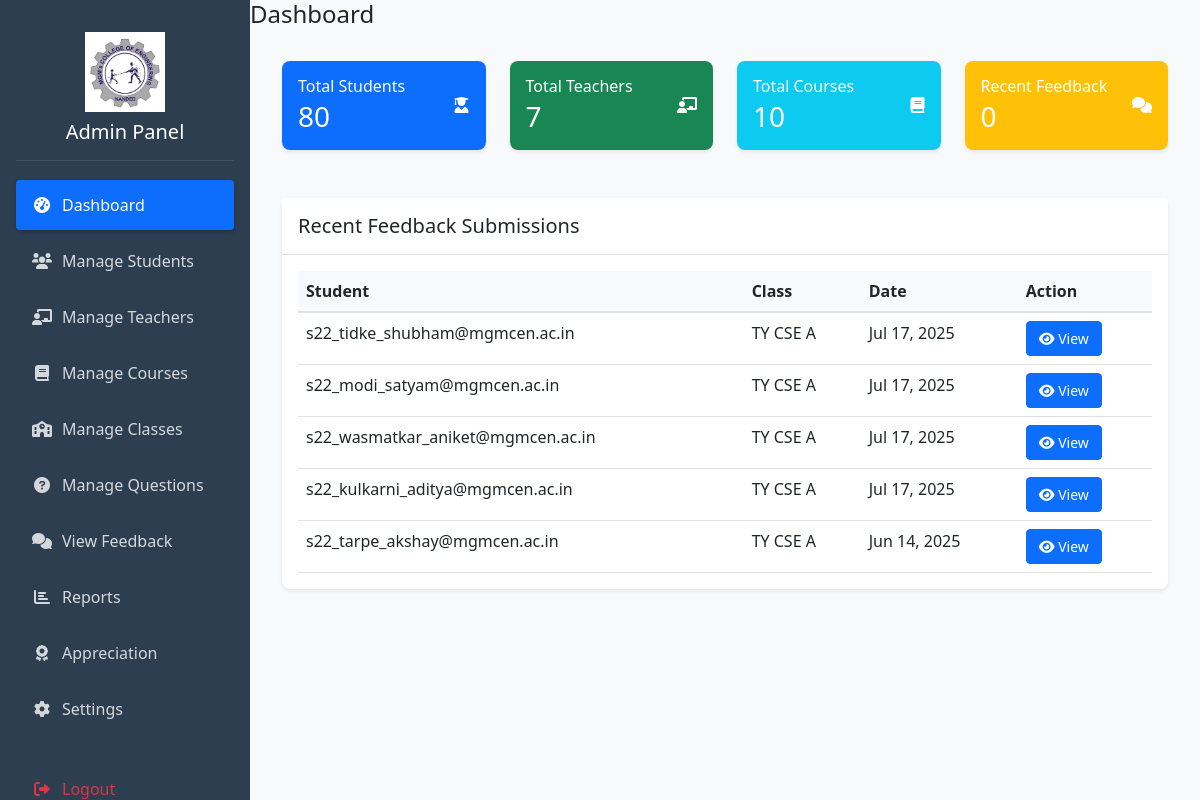
Page /admin/dashboard.php (signed in) on the committed database.
### tables this page shows
CREATE TABLE `feedback_submissions` (
  `id` int(11) NOT NULL,
  `student_email` varchar(255) NOT NULL,
  `class_id` int(11) NOT NULL,
  `academic_year` varchar(9) NOT NULL,
  `submission_date` datetime NOT NULL
);

CREATE TABLE `students` (
  `id` int(11) NOT NULL,
  `email` varchar(100) NOT NULL,
  `roll_number` varchar(50) NOT NULL,
  `password` varchar(255) NOT NULL,
  `full_name` varchar(100) NOT NULL,
  `class_id` int(11) DEFAULT NULL,
  `is_active` tinyint(1) DEFAULT 1,
  `created_at` timestamp NOT NULL DEFAULT current_timestamp()
);

CREATE TABLE `classes` (
  `id` int(11) NOT NULL,
  `class_name` varchar(100) NOT NULL,
  `department` varchar(100) DEFAULT NULL,
  `year_of_study` int(11) DEFAULT NULL,
  `semester` varchar(20) DEFAULT NULL,
  `academic_year` varchar(20) DEFAULT NULL,
  `created_at` timestamp NOT NULL DEFAULT current_timestamp()
);

### admin/dashboard.php (the view, shortened to what this page needs)
<?php
require_once 'config.php';
$stats = array();
$result = $conn->query("SELECT COUNT(*) as count FROM students");
$stats['total_students'] = $result->fetch_assoc()['count'];
$result = $conn->query("SELECT COUNT(*) as count FROM teachers");
$stats['total_teachers'] = $result->fetch_assoc()['count'];
$result = $conn->query("SELECT COUNT(*) as count FROM courses");
$stats['total_courses'] = $result->fetch_assoc()['count'];
$stmt = $conn->prepare("SELECT COUNT(*) as count FROM feedback_submissions
                       WHERE submission_date >= DATE_SUB(NOW(), INTERVAL 7 DAY)");
$stmt->execute();
$stats['recent_feedback'] = $stmt->get_result()->fetch_assoc()['count'];
$stmt = $conn->prepare("SELECT fs.*, s.email as student_email, c.class_name
                       FROM feedback_submissions fs
                       JOIN students s ON fs.student_email = s.email
                       JOIN classes c ON fs.class_id = c.id
                       ORDER BY fs.submission_date DESC LIMIT 5");
$stmt->execute();
$recent_submissions = $stmt->get_result()->fetch_all(MYSQLI_ASSOC);
include 'header.php';
?>
<div class="row">
    <div class="col-md-3 mb-4">
        <div class="card stat-card bg-primary text-white">
            <div class="card-body">
                <div class="d-flex justify-content-between align-items-center">
                    <div>
                        <h6 class="card-title mb-1">Total Students</h6>
                        <h3 class="mb-0"><?php echo $stats['total_students']; ?></h3>
                    </div>
                    <div class="stat-icon">
                        <i class="fas fa-user-graduate"></i>
                    </div>
                </div>
            </div>
        </div>
    </div>
    <div class="col-md-3 mb-4">
        <div class="card stat-card bg-success text-white">
            <div class="card-body">
                <div class="d-flex justify-content-between align-items-center">
                    <div>
                        <h6 class="card-title mb-1">Total Teachers</h6>
                        <h3 class="mb-0"><?php echo $stats['total_teachers']; ?></h3>
                    </div>
                    <div class="stat-icon">
                        <i class="fas fa-chalkboard-teacher"></i>
                    </div>
                </div>
            </div>
        </div>
    </div>
    <div class="col-md-3 mb-4">
        <div class="card stat-card bg-info text-white">
            <div class="card-body">
                <div class="d-flex justify-content-between align-items-center">
                    <div>
                        <h6 class="card-title mb-1">Total Courses</h6>
                        <h3 class="mb-0"><?php echo $stats['total_courses']; ?></h3>
                    </div>
                    <div class="stat-icon">
                        <i class="fas fa-book"></i>
                    </div>
                </div>
            </div>
        </div>
    </div>
    <div class="col-md-3 mb-4">
        <div class="card stat-card bg-warning text-white">
            <div class="card-body">
                <div class="d-flex justify-content-between align-items-center">
                    <div>
                        <h6 class="card-title mb-1">Recent Feedback</h6>
                        <h3 class="mb-0"><?php echo $stats['recent_feedback']; ?></h3>
                    </div>
                    <div class="stat-icon">
                        <i class="fas fa-comments"></i>
                    </div>
                </div>
            </div>
        </div>
    </div>
</div>
<div class="card">
    <div class="card-header bg-white">
        <h5 class="card-title mb-0">Recent Feedback Submissions</h5>
    </div>
    <div class="card-body">
        <div class="table-responsive">
            <table class="table table-hover">
                <thead>
                    <tr>
                        <th>Student</th>
                        <th>Class</th>
                        <th>Date</th>
                        <th>Action</th>
                    </tr>
                </thead>
                <tbody>
                    <?php foreach ($recent_submissions as $submission): ?>
                    <tr>
                        <td><?php echo htmlspecialchars($submission['student_email']); ?></td>
                        <td><?php echo htmlspecialchars($submission['class_name']); ?></td>
                        <td><?php echo date('M d, Y ', strtotime($submission['submission_date'])); ?></td>
                        <td>
                            <a href="view_feedback.php?id=<?php echo $submission['id']; ?>" class="btn btn-sm btn-primary">
                                <i class="fas fa-eye"></i> View
                            </a>
                        </td>
                    </tr>
                    <?php endforeach; ?>
                </tbody>
            </table>
        </div>
    </div>
</div>
        </div>
    </div>
</body>
</html>

### admin/header.php (style rules this page uses)
:root { --sidebar-width: 250px; --header-height: 60px; --primary-color: #2c3e50; --secondary-color: #34495e; }
body { min-height: 100vh; display: flex; background-color: #f8f9fa; overflow-x: hidden; padding: 0; margin: 0; }
.card { box-shadow: 0 0.125rem 0.25rem rgba(0, 0, 0, 0.075); margin-bottom: 1.5rem; border: none; border-radius: 0.5rem; }
.card-header { background-color: white; border-bottom: 1px solid rgba(0, 0, 0, 0.125); padding: 1rem; border-radius: 0.5rem 0.5rem 0 0; }
.table { margin-bottom: 0; }
.table th { background-color: #f8f9fa; border-bottom: 2px solid #dee2e6; font-weight: 600; }
.btn { border-radius: 0.25rem; padding: 0.375rem 0.75rem; font-weight: 500; transition: all 0.2s ease; }

### rows in the picture
feedback_submissions: students.email "s22_tidke_shubham@mgmcen.ac.in", class.class_name "TY CSE A", submission_date "Jul 17, 2025"
feedback_submissions: students.email "s22_modi_satyam@mgmcen.ac.in", class.class_name "TY CSE A", submission_date "Jul 17, 2025"
feedback_submissions: students.email "s22_wasmatkar_aniket@mgmcen.ac.in", class.class_name "TY CSE A", submission_date "Jul 17, 2025"
feedback_submissions: students.email "s22_kulkarni_aditya@mgmcen.ac.in", class.class_name "TY CSE A", submission_date "Jul 17, 2025"
feedback_submissions: students.email "s22_tarpe_akshay@mgmcen.ac.in", class.class_name "TY CSE A", submission_date "Jun 14, 2025"

### other values in the picture
$stats['total_students'] "80"
$stats['total_teachers'] "7"
$stats['total_courses'] "10"
$stats['recent_feedback'] "0"
